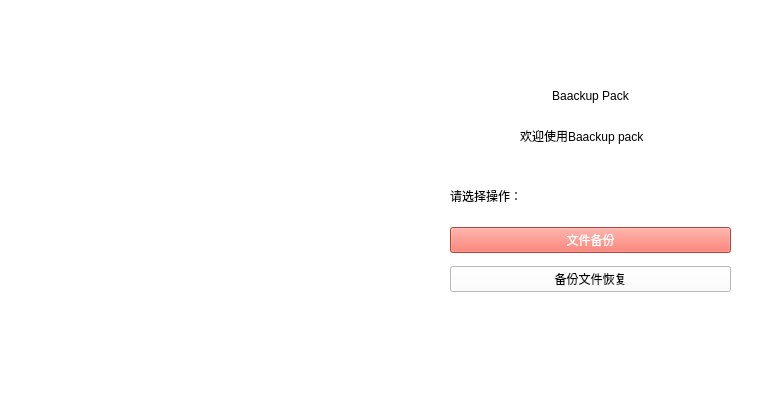
<?xml version="1.0" encoding="UTF-8"?>
<ui version="4.0">
 <class>choose</class>
 <widget class="QWidget" name="choose">
  <property name="geometry">
   <rect>
    <x>0</x>
    <y>0</y>
    <width>780</width>
    <height>400</height>
   </rect>
  </property>
  <property name="windowTitle">
   <string>Baackup Pack   -   文件备份与恢复大师</string>
  </property>
  <property name="styleSheet">
   <string notr="true">background-color: rgb(255, 255, 255);</string>
  </property>
  <widget class="QLabel" name="label">
   <property name="geometry">
    <rect>
     <x>450</x>
     <y>70</y>
     <width>281</width>
     <height>51</height>
    </rect>
   </property>
   <property name="styleSheet">
    <string notr="true">font: 700 30pt &quot;Ubuntu&quot;;</string>
   </property>
   <property name="text">
    <string>Baackup Pack</string>
   </property>
   <property name="alignment">
    <set>Qt::AlignCenter</set>
   </property>
  </widget>
  <widget class="QWidget" name="layoutWidget">
   <property name="geometry">
    <rect>
     <x>450</x>
     <y>220</y>
     <width>281</width>
     <height>81</height>
    </rect>
   </property>
   <layout class="QVBoxLayout" name="verticalLayout">
    <item>
     <widget class="QPushButton" name="backup">
      <property name="styleSheet">
       <string notr="true">
color: rgb(255, 255, 255);
background-color: rgb(246, 97, 81);</string>
      </property>
      <property name="text">
       <string>文件备份</string>
      </property>
     </widget>
    </item>
    <item>
     <widget class="QPushButton" name="restore">
      <property name="text">
       <string>备份文件恢复</string>
      </property>
     </widget>
    </item>
   </layout>
  </widget>
  <widget class="QLabel" name="label_image">
   <property name="geometry">
    <rect>
     <x>-10</x>
     <y>-10</y>
     <width>401</width>
     <height>411</height>
    </rect>
   </property>
   <property name="text">
    <string/>
   </property>
  </widget>
  <widget class="QLabel" name="label_2">
   <property name="geometry">
    <rect>
     <x>450</x>
     <y>180</y>
     <width>111</width>
     <height>31</height>
    </rect>
   </property>
   <property name="text">
    <string>请选择操作：</string>
   </property>
  </widget>
  <widget class="QLabel" name="label_3">
   <property name="geometry">
    <rect>
     <x>520</x>
     <y>120</y>
     <width>161</width>
     <height>31</height>
    </rect>
   </property>
   <property name="text">
    <string>欢迎使用Baackup pack</string>
   </property>
  </widget>
 </widget>
 <resources/>
 <connections/>
</ui>
